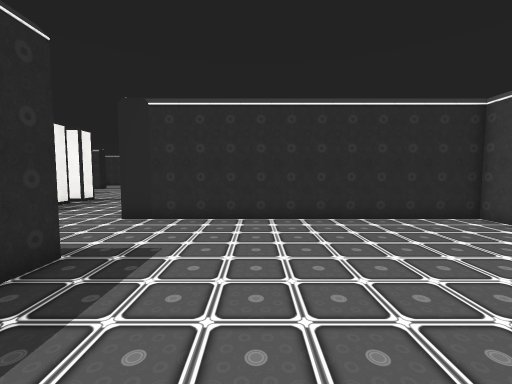
[1] (above)

24 first-person views from a walk through a Unity game level. The camera is 1.5 m above the floor, tilts 4° down and sees 90° across. Doors are open. The floor is counted in squares, 1 m on a side. Each view is taken from the middle of a square. On the plan, view 1 faces up. The plan holds only what a view shows up to about 13 squares ahead; the rest is blank. The place goes on beyond the plan. The player is left out. Some animated figures are not drawn. Some surface patterns are stand-ins.

[2]
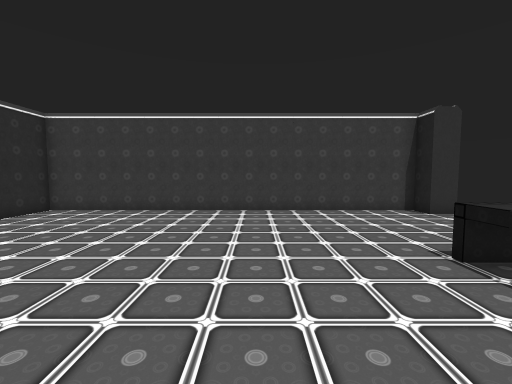

[3]
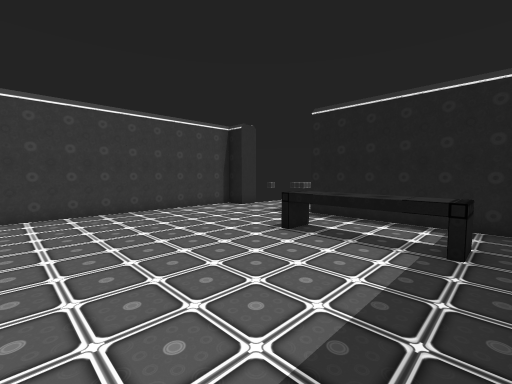

[4]
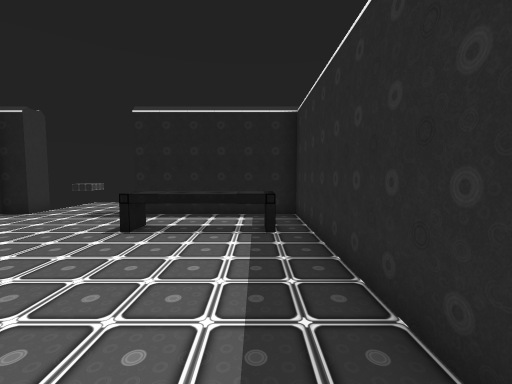

[5]
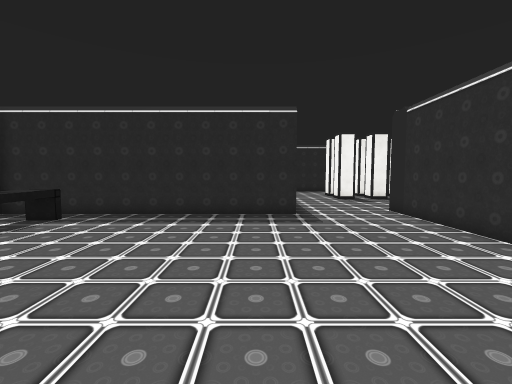

[6]
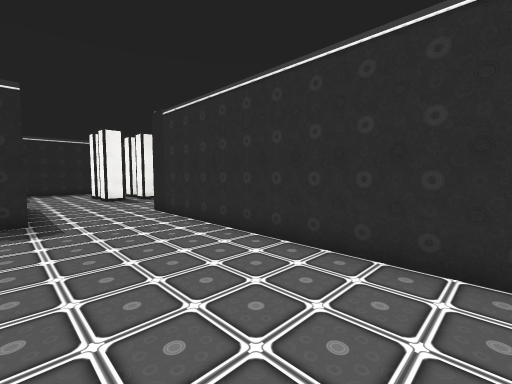

[7]
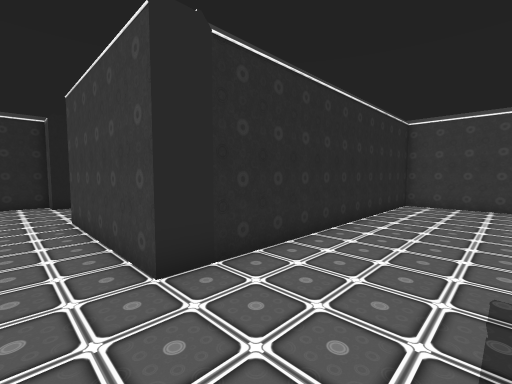

[8]
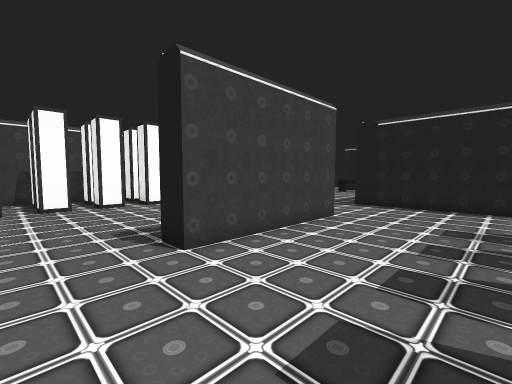

[9]
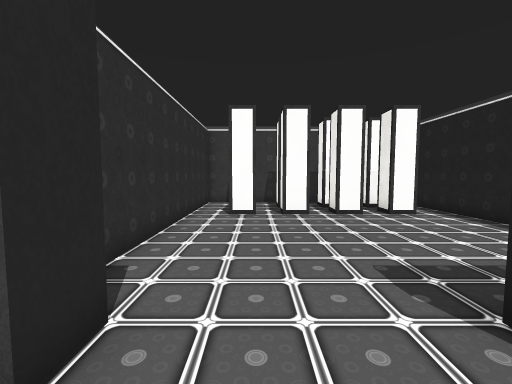

[10]
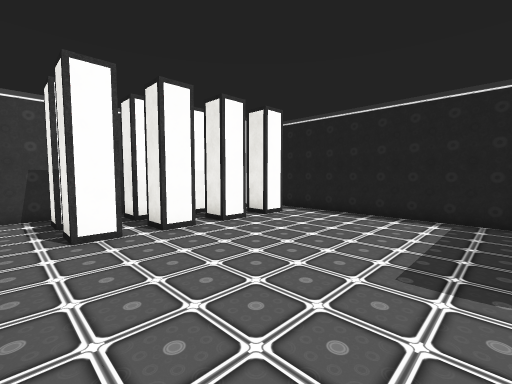

[11]
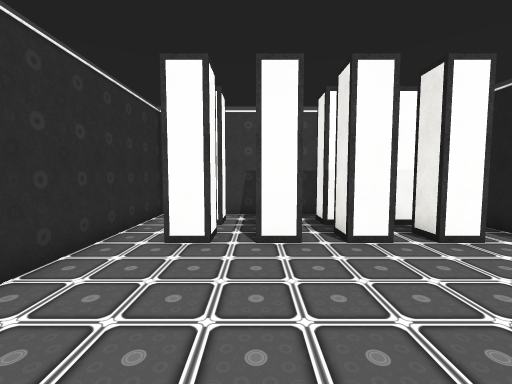

[12]
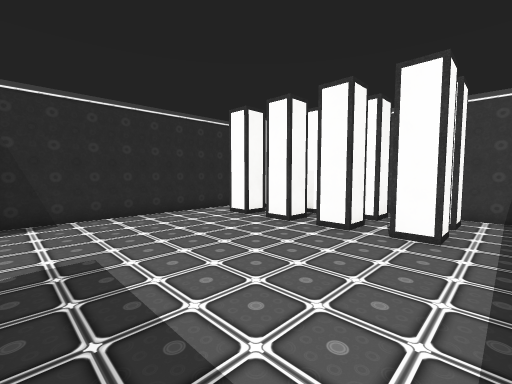

[13]
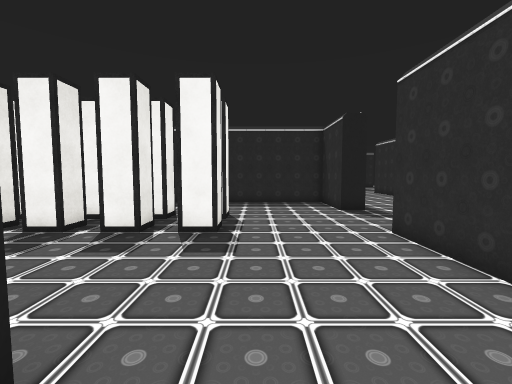

[14]
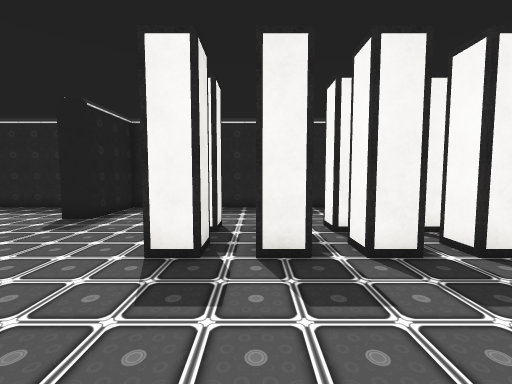

[15]
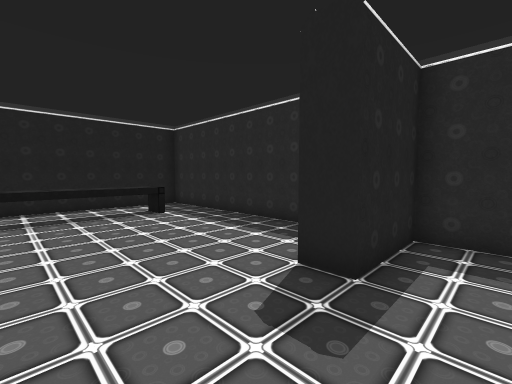

[16]
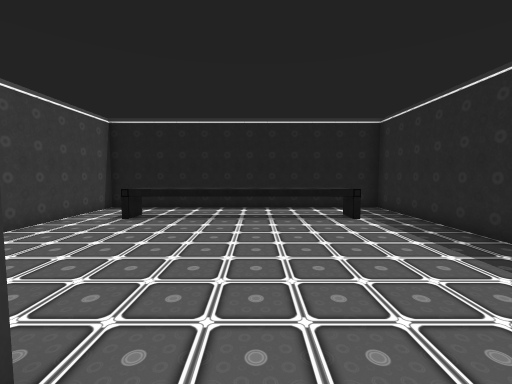

[17]
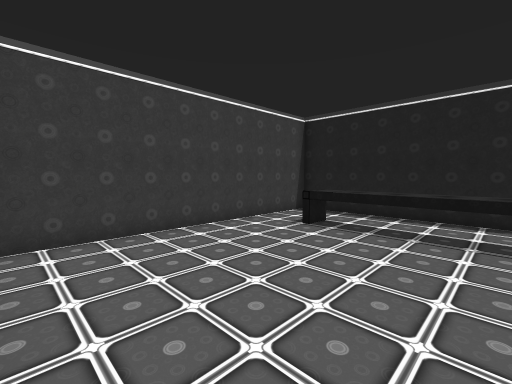

[18]
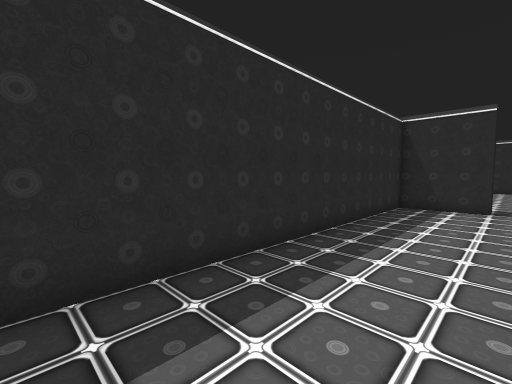

[19]
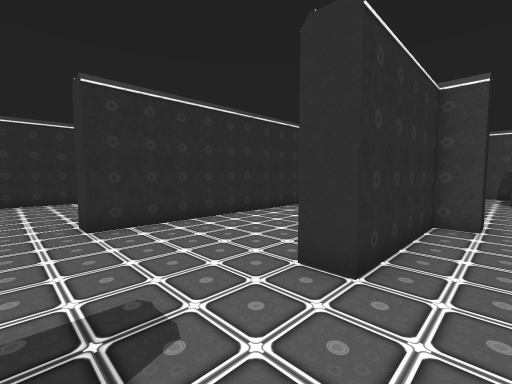

[20]
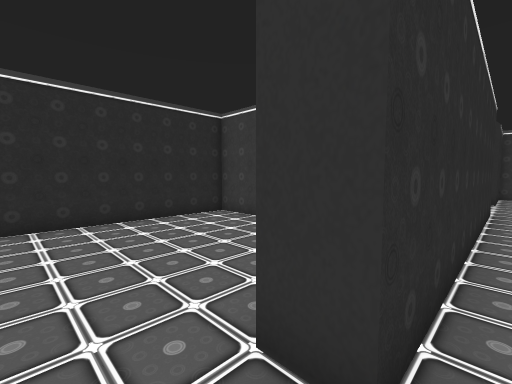

[21]
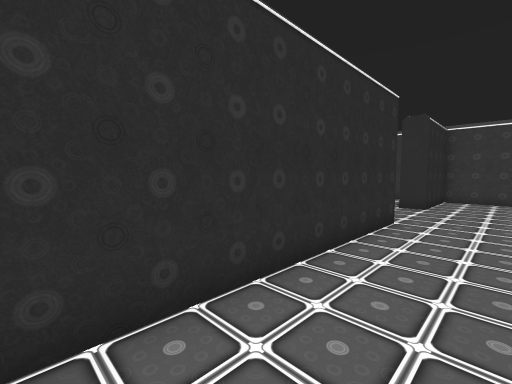

[22]
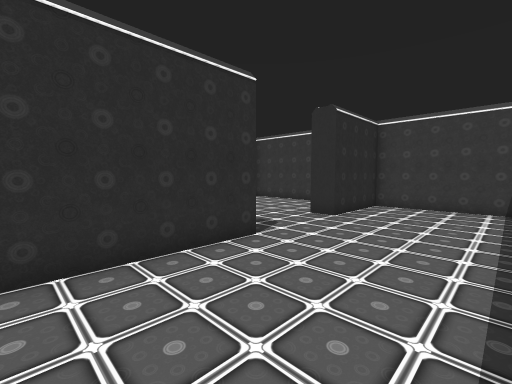

[23]
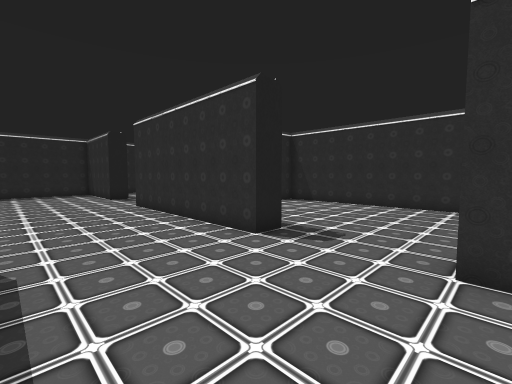

[24]
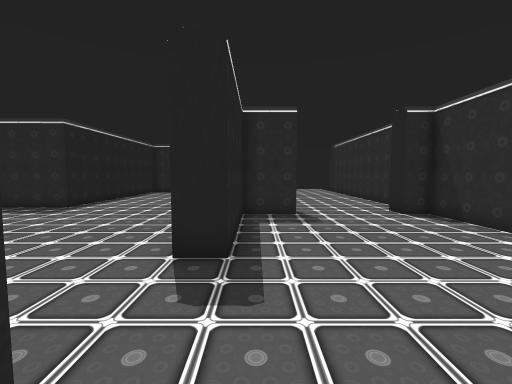

### Floor plan
Ten units are one square. View 1 is at (0, 0); x grows to the right and y downward. Boxes are objects, and circles mark ways between rooms. Rooms are numbered by the first view taken in them; rooms with no view inside come last. Other rooms are left out.
<svg viewBox="-260 -340 340 415">
<path fill="none" stroke="#000" d="M-35 -45 -35 65 25 65M65 65 75 65 75 -85 -45 -85M-45 -85 -45 -145M-91 -45 -35 -45M-135 -195 -165 -195 -165 -45 -135 -45M-45 -185 -45 -195 -95 -195M75 -131 75 -195 -31 -195M-31 -95 59 -95M75 -99 75 -111M-165 -14 -165 65 -45 65 -45 -31M-241 -185 -225 -185 -225 -155M-155 -255 -235 -255M-4 -255 -115 -255M75 -209 75 -255 35 -255M-205 -286 -205 -265 -155 -265M-65 -315 -65 -335 -205 -335 -205 -325"/>
<rect x="-25" y="35" width="10" height="10" fill="#bbb"><title>bench</title></rect>
<rect x="-15" y="35" width="10" height="10" fill="#bbb"><title>bench</title></rect>
<rect x="-5" y="35" width="10" height="10" fill="#bbb"><title>bench</title></rect>
<rect x="5" y="35" width="10" height="10" fill="#bbb"><title>bench</title></rect>
<rect x="-125" y="-95" width="10" height="20" fill="#bbb"><title>other object</title></rect>
<rect x="-125" y="-115" width="10" height="20" fill="#bbb"><title>other object</title></rect>
<rect x="-125" y="-135" width="10" height="20" fill="#bbb"><title>other object</title></rect>
<rect x="-125" y="-155" width="10" height="20" fill="#bbb"><title>other object</title></rect>
<rect x="-105" y="-95" width="10" height="20" fill="#bbb"><title>other object</title></rect>
<rect x="-105" y="-115" width="10" height="20" fill="#bbb"><title>other object</title></rect>
<rect x="-105" y="-135" width="10" height="20" fill="#bbb"><title>other object</title></rect>
<rect x="-105" y="-155" width="10" height="20" fill="#bbb"><title>other object</title></rect>
<rect x="35" y="-125" width="10" height="20" fill="#bbb"><title>other object</title></rect>
<rect x="35" y="-145" width="10" height="20" fill="#bbb"><title>other object</title></rect>
<rect x="35" y="-165" width="10" height="20" fill="#bbb"><title>other object</title></rect>
<rect x="35" y="-185" width="10" height="20" fill="#bbb"><title>other object</title></rect>
<rect x="55" y="-125" width="10" height="20" fill="#bbb"><title>other object</title></rect>
<rect x="55" y="-145" width="10" height="20" fill="#bbb"><title>other object</title></rect>
<rect x="55" y="-165" width="10" height="20" fill="#bbb"><title>other object</title></rect>
<rect x="55" y="-185" width="10" height="20" fill="#bbb"><title>other object</title></rect>
<rect x="-145" y="35" width="10" height="10" fill="#bbb"><title>bench</title></rect>
<rect x="-135" y="35" width="10" height="10" fill="#bbb"><title>bench</title></rect>
<rect x="-125" y="35" width="10" height="10" fill="#bbb"><title>bench</title></rect>
<rect x="-115" y="35" width="10" height="10" fill="#bbb"><title>bench</title></rect>
<rect x="-105" y="35" width="10" height="10" fill="#bbb"><title>bench</title></rect>
<rect x="-95" y="35" width="10" height="10" fill="#bbb"><title>bench</title></rect>
<rect x="-85" y="35" width="10" height="10" fill="#bbb"><title>bench</title></rect>
<rect x="-75" y="35" width="10" height="10" fill="#bbb"><title>bench</title></rect>
<circle cx="-40" cy="-65" r="3" fill="#2a7"/>
<circle cx="-40" cy="-165" r="3" fill="#2a7"/>
<circle cx="-115" cy="-40" r="3" fill="#2a7"/>
<circle cx="-115" cy="-200" r="3" fill="#2a7"/>
<circle cx="-135" cy="-260" r="3" fill="#2a7"/>
<text x="20" y="-10">1</text>
<text x="-110" y="-120">2</text>
<text x="20" y="-150">3</text>
<text x="-110" y="10">4</text>
<text x="-180" y="-160">5</text>
<text x="-140" y="-300">6</text>
</svg>
Room 1 opens to room 2. Room 2 opens to room 3. Room 2 opens to room 4. Room 2 opens to room 5. Room 5 opens to room 6.

Where each view was taken, in squares from view 1:
view 1: 0 up, 0 right, facing up
view 2: 0 up, 3 left, facing right
view 3: 2 up, 3 left, facing down-right
view 4: 3 up, 2 left, facing down
view 5: 3 up, 6 right, facing left
view 6: 4 up, 6 right, facing up-left
view 7: 5 up, 6 left, facing up-right
view 8: 17 up, 9 left, facing down-right
view 9: 17 up, 6 left, facing right
view 10: 19 up, 3 left, facing down-right
view 11: 16 up, 2 left, facing right
view 12: 10 up, 3 left, facing up-right
view 13: 16 up, 3 left, facing left
view 14: 10 up, 5 left, facing left
view 15: 6 up, 10 left, facing down-left
view 16: 5 up, 11 left, facing down
view 17: 3 up, 11 left, facing down-right
view 18: 7 up, 13 left, facing up-left
view 19: 18 up, 13 left, facing up-right
view 20: 25 up, 13 left, facing up-right
view 21: 23 up, 9 left, facing up-right
view 22: 21 up, 5 left, facing up-right
view 23: 21 up, 11 left, facing up-left
view 24: 27 up, 11 left, facing left
